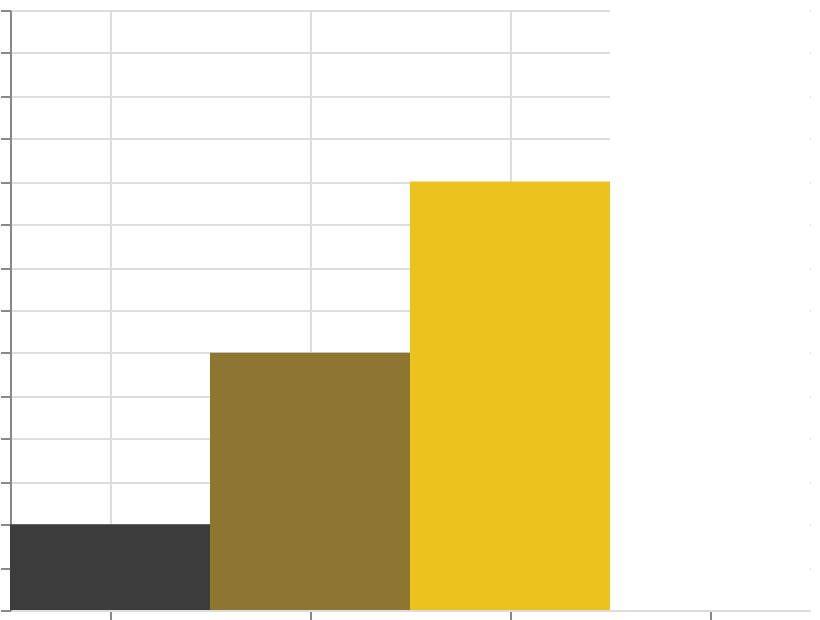

Describe this chart as a Vega-Lite specification.
### Vega specification from a JSON file in a GitHub repository (floating-point values rounded to 4 significant figures)
{"$schema": "https://vega.github.io/schema/vega/v6.json", "width": 400, "height": 300, "padding": 5, "autosize": "none", "data": [{"name": "table", "values": [{"cat": "A", "val": 10}, {"cat": "B", "val": 30}, {"cat": "C", "val": 50}, {"cat": "D", "val": 70}]}], "scales": [{"name": "x", "type": "band", "domain": {"data": "table", "field": "cat", "sort": true}, "range": "width"}, {"name": "y", "type": "linear", "domain": {"data": "table", "field": "val"}, "range": [{"signal": "height"}, 0], "zero": true, "nice": true}, {"name": "color", "type": "linear", "domain": {"data": "table", "field": "val"}, "range": {"scheme": "darkgold"}}], "marks": [{"type": "rect", "from": {"data": "table"}, "encode": {"update": {"x": {"scale": "x", "field": "cat"}, "width": {"scale": "x", "band": 1}, "y": {"scale": "y", "field": "val"}, "y2": {"scale": "y", "value": 0}, "fill": {"scale": "color", "field": "val"}}}}], "axes": [{"scale": "x", "orient": "bottom", "grid": true, "labels": false}, {"scale": "y", "orient": "left", "grid": true, "labels": false}], "legends": [{"fill": "color"}]}
